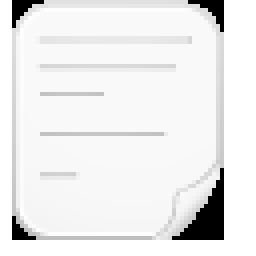
#> input picture deep learning/computer vision/opencv-master/opencv-master/modules/highgui/src/files_Qt/Milky/64/1.png, 64 x 64 px, given in place of 1.jpg, which was not available (shown 4 times larger)
$ jupyter execute --allow-errors __clustering_exercise_results.ipynb   (shell and % lines are left out)   (text cells are left out)
#> lines starting #> are read from the running program, lines starting #| are printed output that depends on the picture; pictures that were not available may be replaced by others from this repository, and a replacement may not be noted
[cell 1]
#DBSCAN - ignore 'outlines', sensitive to neibor's parameter

[cell 2]
import matplotlib.pyplot as plt
import numpy as np
from sklearn.cluster import KMeans, DBSCAN

colors = dict(zip(list(range(3))+[-1], [0.1, 0.4 ,0.7, 0.9]))

### dataset for example
data = np.concatenate([np.random.normal(0, 0.2, (1000, 2)),\
                       np.random.normal(0.8, 0.1, (1000, 2)),\
                       np.random.random((1000,2)) + np.array([1.8,0.2])])

#> (the rest of this cell did not finish here and is left out)

[cell 3]
f, axarr = plt.subplots(2, sharex=True)
#> (the rest of this cell did not finish here and is left out)

[cell 4]
import pandas as pd
import numpy as np
from sklearn.datasets import make_moons

[cell 5]
X, y = make_moons(20000, noise=0.1, random_state=0)
high_additional_points = np.random.randint(1.5,4 , size=(1000,2))
my_data = np.concatenate([X,high_additional_points])

[cell 6]
labels = KMeans(2, random_state=42 , max_iter=100).fit_predict(my_data)

[cell 7]
plt.scatter(my_data[:, 0], my_data[:, 1], c=labels,s=50, cmap='viridis');
plt.title('KMeans')
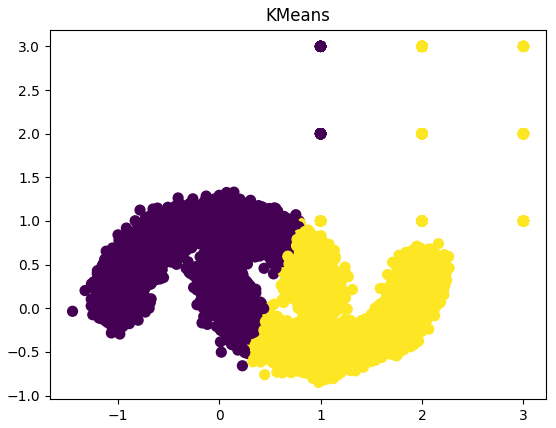
#> figure drawn by matplotlib, 1 panel

[cell 8]
labels = DBSCAN(eps = 0.5, min_samples = 50, n_jobs = -1).fit_predict(my_data)

[cell 9]
plt.scatter(my_data[:, 0], my_data[:, 1], c=labels,s=50, cmap='viridis');
plt.title('DBSCAN')
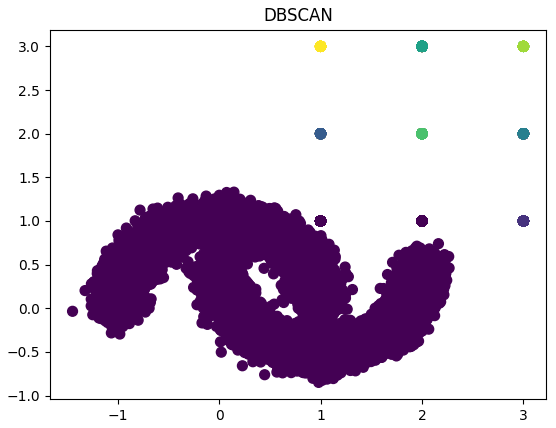
#> figure drawn by matplotlib, 1 panel

[cell 10]
#conclustion:
#1. the most sensetive hyper parters are : for KMeans - n_clusters and max_iter , for DBSCAN - eps and min_samples
#2. it seems like DBSCAN is faster than KMeans
#3. there isn't "right" way to do cluster, that why its hard to tell which of them did better for predictions
#4. DBSCAN is based by distances -  if there is some point which is out of the radius it doesnt belong it to an existing group, in contaray to KMeans. (you can see it in the figures above)
#5. DBSCAN does not require one to specify the number of clusters

[cell 11]
import cv2

[cell 12]
img = cv2.imread('images/images/Alicia Vikander/1.jpg')[:,:,::-1]
#> img is the input picture: shape (64, 64, 3); min 0, max 255, mean 235.8
img_array = np.array(img)

[cell 13]
plt.figure(figsize=(6,6))
plt.imshow(img_array)

[cell 14]
img.shape
#> Out = (64, 64, 3)

[cell 15]
img = img.reshape(-1,1)
#> img = 12288 values, max 255 at index 0, min 0 at index 9, mean 235.8

[cell 16]
from sklearn.cluster import KMeans

[cell 17]
labels = KMeans(10, random_state=42 , max_iter=100).fit_predict(img)
#> labels = 12288 values, max 9 at index 411, min 0 at index 0, mean 3.96

#> (a cell that did not finish here is left out)

[cell 19]
plt.figure(figsize=(6,6))
#> (the rest of this cell did not finish here and is left out)

[cell 20]
#### here we can see the relationship between the sse (Sum of distances of samples to their closest cluster center) and Number of cluster. it looks like somewhere betweee 8-10 is enough for good performances.
#### we cant conclude how many clusters there are, it depands on the sse that we are willing to take.

[cell 21]
sse = {}
for k in range(2, 15):
    kmeans = KMeans(n_clusters=k, max_iter=1000).fit(img)
    #data["clusters"] = kmeans.labels_
    #print(data["clusters"])
    sse[k] = kmeans.inertia_ # Inertia: Sum of distances of samples to their closest cluster center
#> after the loop, sse = 13 items
plt.figure()
plt.plot(list(sse.keys()), list(sse.values()))
plt.xlabel("Number of cluster")
plt.ylabel("SSE")
plt.show()
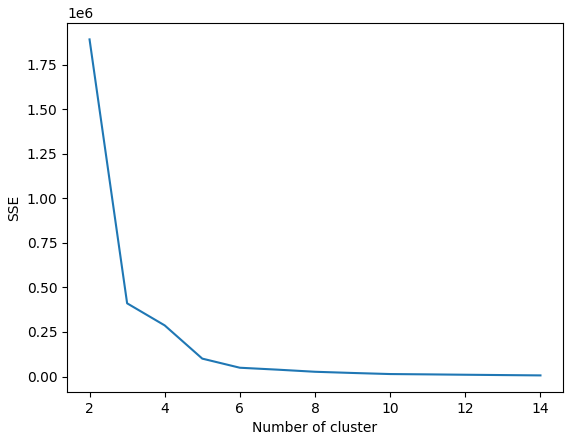
#> figure drawn by matplotlib, 1 panel; curve peaks at x = 2, y = 1892322.9

[cell 22]
sse

[cell 23]
labels = KMeans(8, random_state=42 , max_iter=100).fit_predict(img)
#> labels = 12288 values, max 7 at index 3102, min 0 at index 0, mean 3.75

#> (a cell that did not finish here is left out)

[cell 25]
celebs = ['Alicia Vikander', 'Amy Adams','Andy Serkis']
# images folder in: https://drive.google.com/file/d/1nUk_Q-ahhUrjmUl_sM9ovb84DybuaQCe/view?usp=sharing

[cell 26]
import cv2

[cell 27]
def read_gray_image(path):
    """
    return array with:
    0-axis: height
    1-axis: width
    2-axis: color(rgb)
    """
    return cv2.cvtColor(cv2.imread(path)[:,:,::-1], cv2.COLOR_RGB2GRAY)

[cell 28]
import os

face_imgs = []
labels = []
#> (the rest of this cell did not finish here and is left out)

[cell 29]
# the shape of the original images reminds me a square, therefore ill reshape it into a square pattern.

[cell 30]
import skimage
from skimage import data

[cell 31]
for face in face_imgs[:5]:
    print (face.shape)
    plt.figure(figsize=(6,6))
    plt.imshow(face)

[cell 32]
for_reshape_face_imgs = face_imgs.copy()

[cell 33]
for index,face in enumerate(for_reshape_face_imgs):
    for_reshape_face_imgs[index] = skimage.transform.resize(face, (800, 800)) ## square pattern

[cell 34]
#check
for face in for_reshape_face_imgs[:5]:
    plt.figure(figsize=(6,6))
    plt.imshow(face)
    print (face.shape)

[cell 35]
for_reshape_AVG_face_imgs = face_imgs.copy()

[cell 36]
sum1 = 0
sum2 = 0
for face in for_reshape_AVG_face_imgs:
    sum1 = sum1 + face.shape[0]
    sum2 = sum2 + face.shape[1]

#> (the rest of this cell did not finish here and is left out)

$ run again, with deep learning/computer vision/opencv-master/opencv-master/modules/highgui/src/files_Qt/Milky/64/10.png copied over deep learning/computer vision/opencv-master/opencv-master/modules/highgui/src/files_Qt/Milky/64/1.png
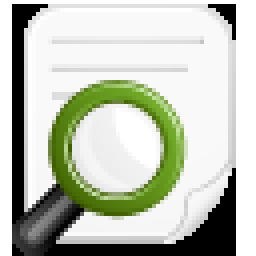
#> input picture deep learning/computer vision/opencv-master/opencv-master/modules/highgui/src/files_Qt/Milky/64/10.png, 64 x 64 px, given in place of 1.jpg, which was not available (shown 4 times larger)
#> `img = img.reshape(-1,1)`: img = 12288 values, max 255 at index 0, min 0 at index 201, mean 189.8
#> `labels = KMeans(10, random_state=42 , max_iter=100).fit_predict(img)`: labels = 12288 values, max 9 at index 3917, min 0 at index 0, mean 4.26
#> after the loop `for k in range(2, 15):`: sse = 13 items
#> `plt.show()`:
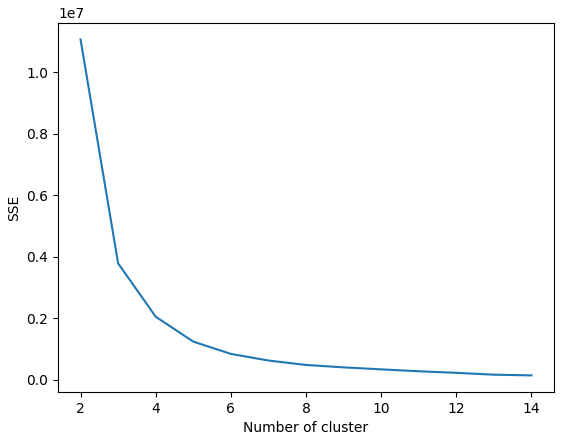
#> figure drawn by matplotlib, 1 panel; curve peaks at x = 2, y = 11063745.5
#> `labels = KMeans(8, random_state=42 , max_iter=100).fit_predict(img)`: labels = 12288 values, max 7 at index 423, min 0 at index 0, mean 3.97

$ run again, with deep learning/computer vision/opencv-master/opencv-master/modules/highgui/src/files_Qt/Milky/64/100.png copied over deep learning/computer vision/opencv-master/opencv-master/modules/highgui/src/files_Qt/Milky/64/1.png
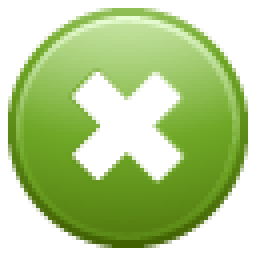
#> input picture deep learning/computer vision/opencv-master/opencv-master/modules/highgui/src/files_Qt/Milky/64/100.png, 64 x 64 px, given in place of 1.jpg, which was not available (shown 4 times larger)
#> `img = img.reshape(-1,1)`: img = 12288 values, max 255 at index 0, min 1 at index 11798, mean 176.1
#> `labels = KMeans(10, random_state=42 , max_iter=100).fit_predict(img)`: labels = 12288 values, max 9 at index 470, min 0 at index 0, mean 2.73
#> after the loop `for k in range(2, 15):`: sse = 13 items
#> `plt.show()`:
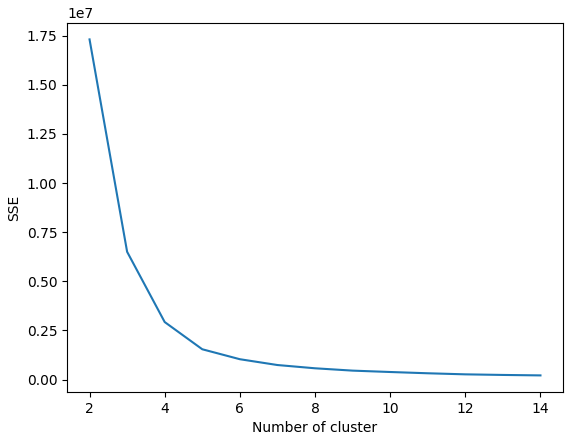
#> figure drawn by matplotlib, 1 panel; curve peaks at x = 2, y = 17312870.8
#> `labels = KMeans(8, random_state=42 , max_iter=100).fit_predict(img)`: labels = 12288 values, max 7 at index 467, min 0 at index 0, mean 2.14

$ run again, with deep learning/computer vision/opencv-master/opencv-master/modules/highgui/src/files_Qt/Milky/64/101.png copied over deep learning/computer vision/opencv-master/opencv-master/modules/highgui/src/files_Qt/Milky/64/1.png
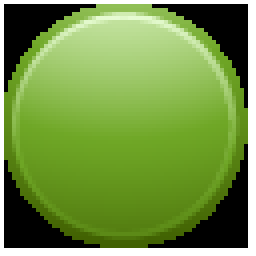
#> input picture deep learning/computer vision/opencv-master/opencv-master/modules/highgui/src/files_Qt/Milky/64/101.png, 64 x 64 px, given in place of 1.jpg, which was not available (shown 4 times larger)
#> `img = img.reshape(-1,1)`: img = 12288 values, max 255 at index 0, min 0 at index 195, mean 109.5
#> `labels = KMeans(10, random_state=42 , max_iter=100).fit_predict(img)`: labels = 12288 values, max 9 at index 1946, min 0 at index 0, mean 4.21
#> after the loop `for k in range(2, 15):`: sse = 13 items
#> `plt.show()`:
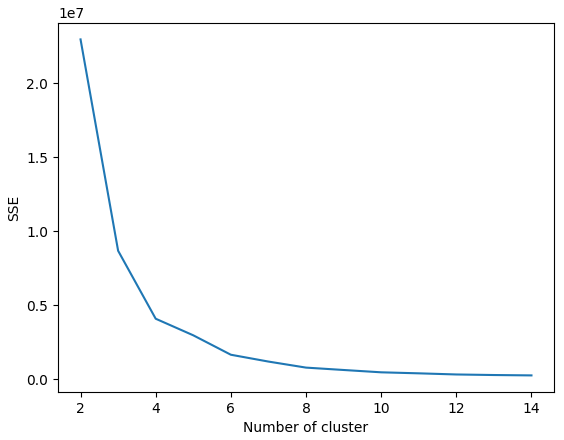
#> figure drawn by matplotlib, 1 panel; curve peaks at x = 2, y = 22982263.6
#> `labels = KMeans(8, random_state=42 , max_iter=100).fit_predict(img)`: labels = 12288 values, max 7 at index 264, min 0 at index 0, mean 3.35
